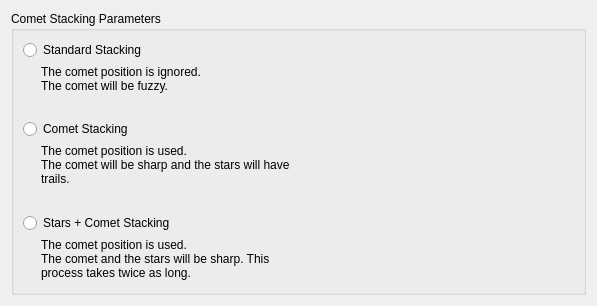
<?xml version="1.0" encoding="UTF-8"?>
<ui version="4.0">
 <class>DSS::CometStacking</class>
 <widget class="QWidget" name="DSS::CometStacking">
  <property name="geometry">
   <rect>
    <x>0</x>
    <y>0</y>
    <width>597</width>
    <height>306</height>
   </rect>
  </property>
  <property name="windowTitle">
   <string>Comet</string>
  </property>
  <layout class="QVBoxLayout" name="verticalLayout_2">
   <item>
    <widget class="QGroupBox" name="groupBox">
     <property name="title">
      <string>Comet Stacking Parameters</string>
     </property>
     <layout class="QHBoxLayout" name="horizontalLayout" stretch="99,1">
      <item>
       <layout class="QVBoxLayout" name="verticalLayout">
        <property name="spacing">
         <number>2</number>
        </property>
        <item>
         <widget class="QRadioButton" name="modeStandard">
          <property name="sizePolicy">
           <sizepolicy hsizetype="Fixed" vsizetype="Fixed">
            <horstretch>0</horstretch>
            <verstretch>0</verstretch>
           </sizepolicy>
          </property>
          <property name="text">
           <string>Standard Stacking</string>
          </property>
         </widget>
        </item>
        <item>
         <widget class="QLabel" name="label_3">
          <property name="sizePolicy">
           <sizepolicy hsizetype="Fixed" vsizetype="Preferred">
            <horstretch>0</horstretch>
            <verstretch>0</verstretch>
           </sizepolicy>
          </property>
          <property name="styleSheet">
           <string notr="true">margin-left: 15</string>
          </property>
          <property name="text">
           <string>The comet position is ignored.
The comet will be fuzzy.</string>
          </property>
          <property name="alignment">
           <set>Qt::AlignLeading|Qt::AlignLeft|Qt::AlignTop</set>
          </property>
          <property name="wordWrap">
           <bool>true</bool>
          </property>
         </widget>
        </item>
        <item>
         <spacer name="verticalSpacer">
          <property name="orientation">
           <enum>Qt::Vertical</enum>
          </property>
          <property name="sizeHint" stdset="0">
           <size>
            <width>20</width>
            <height>40</height>
           </size>
          </property>
         </spacer>
        </item>
        <item>
         <widget class="QRadioButton" name="modeComet">
          <property name="sizePolicy">
           <sizepolicy hsizetype="Fixed" vsizetype="Fixed">
            <horstretch>0</horstretch>
            <verstretch>0</verstretch>
           </sizepolicy>
          </property>
          <property name="text">
           <string>Comet Stacking</string>
          </property>
         </widget>
        </item>
        <item>
         <widget class="QLabel" name="label_4">
          <property name="sizePolicy">
           <sizepolicy hsizetype="Fixed" vsizetype="Preferred">
            <horstretch>0</horstretch>
            <verstretch>0</verstretch>
           </sizepolicy>
          </property>
          <property name="styleSheet">
           <string notr="true">margin-left: 15</string>
          </property>
          <property name="text">
           <string>The comet position is used.
The comet will be sharp and the stars will have trails.</string>
          </property>
          <property name="alignment">
           <set>Qt::AlignLeading|Qt::AlignLeft|Qt::AlignTop</set>
          </property>
          <property name="wordWrap">
           <bool>true</bool>
          </property>
         </widget>
        </item>
        <item>
         <spacer name="verticalSpacer_2">
          <property name="orientation">
           <enum>Qt::Vertical</enum>
          </property>
          <property name="sizeHint" stdset="0">
           <size>
            <width>20</width>
            <height>40</height>
           </size>
          </property>
         </spacer>
        </item>
        <item>
         <widget class="QRadioButton" name="modeAdvanced">
          <property name="sizePolicy">
           <sizepolicy hsizetype="Fixed" vsizetype="Fixed">
            <horstretch>0</horstretch>
            <verstretch>0</verstretch>
           </sizepolicy>
          </property>
          <property name="text">
           <string>Stars + Comet Stacking</string>
          </property>
         </widget>
        </item>
        <item>
         <widget class="QLabel" name="label_5">
          <property name="sizePolicy">
           <sizepolicy hsizetype="Fixed" vsizetype="Preferred">
            <horstretch>0</horstretch>
            <verstretch>0</verstretch>
           </sizepolicy>
          </property>
          <property name="styleSheet">
           <string notr="true">margin-left: 15</string>
          </property>
          <property name="text">
           <string>The comet position is used.
The comet and the stars will be sharp. This process takes twice as long.</string>
          </property>
          <property name="alignment">
           <set>Qt::AlignLeading|Qt::AlignLeft|Qt::AlignTop</set>
          </property>
          <property name="wordWrap">
           <bool>true</bool>
          </property>
          <property name="openExternalLinks">
           <bool>true</bool>
          </property>
         </widget>
        </item>
       </layout>
      </item>
      <item>
       <widget class="QLabel" name="laComet">
        <property name="sizePolicy">
         <sizepolicy hsizetype="Expanding" vsizetype="Preferred">
          <horstretch>0</horstretch>
          <verstretch>0</verstretch>
         </sizepolicy>
        </property>
        <property name="minimumSize">
         <size>
          <width>275</width>
          <height>0</height>
         </size>
        </property>
        <property name="text">
         <string/>
        </property>
        <property name="pixmap">
         <pixmap/>
        </property>
        <property name="alignment">
         <set>Qt::AlignCenter</set>
        </property>
       </widget>
      </item>
     </layout>
    </widget>
   </item>
  </layout>
 </widget>
 <resources/>
 <connections/>
</ui>
